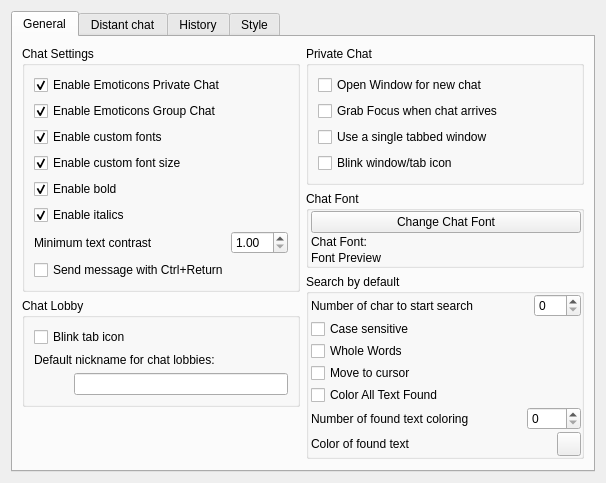
<?xml version="1.0" encoding="UTF-8"?>
<ui version="4.0">
 <class>ChatPage</class>
 <widget class="QWidget" name="ChatPage">
  <property name="geometry">
   <rect>
    <x>0</x>
    <y>0</y>
    <width>606</width>
    <height>477</height>
   </rect>
  </property>
  <layout class="QGridLayout" name="gridLayout_2">
   <item row="3" column="0">
    <widget class="QTabWidget" name="tabWidget">
     <property name="currentIndex">
      <number>0</number>
     </property>
     <widget class="QWidget" name="general">
      <attribute name="title">
       <string>General</string>
      </attribute>
      <layout class="QHBoxLayout" name="horizontalLayout_3">
       <item>
        <layout class="QVBoxLayout" name="verticalLayout_5">
         <item>
          <widget class="QGroupBox" name="groupBox">
           <property name="sizePolicy">
            <sizepolicy hsizetype="Expanding" vsizetype="Expanding">
             <horstretch>0</horstretch>
             <verstretch>0</verstretch>
            </sizepolicy>
           </property>
           <property name="title">
            <string>Chat Settings</string>
           </property>
           <layout class="QVBoxLayout" name="verticalLayout_3">
            <item>
             <widget class="QCheckBox" name="checkBox_emoteprivchat">
              <property name="text">
               <string>Enable Emoticons Private Chat</string>
              </property>
              <property name="checked">
               <bool>true</bool>
              </property>
             </widget>
            </item>
            <item>
             <widget class="QCheckBox" name="checkBox_emotegroupchat">
              <property name="text">
               <string>Enable Emoticons Group Chat</string>
              </property>
              <property name="checked">
               <bool>true</bool>
              </property>
             </widget>
            </item>
            <item>
             <widget class="QCheckBox" name="checkBox_enableCustomFonts">
              <property name="text">
               <string>Enable custom fonts</string>
              </property>
              <property name="checked">
               <bool>true</bool>
              </property>
             </widget>
            </item>
            <item>
             <widget class="QCheckBox" name="checkBox_enableCustomFontSize">
              <property name="text">
               <string>Enable custom font size</string>
              </property>
              <property name="checked">
               <bool>true</bool>
              </property>
             </widget>
            </item>
            <item>
             <widget class="QCheckBox" name="checkBox_enableBold">
              <property name="text">
               <string>Enable bold</string>
              </property>
              <property name="checked">
               <bool>true</bool>
              </property>
             </widget>
            </item>
            <item>
             <widget class="QCheckBox" name="checkBox_enableItalics">
              <property name="text">
               <string>Enable italics</string>
              </property>
              <property name="checked">
               <bool>true</bool>
              </property>
             </widget>
            </item>
            <item>
             <layout class="QHBoxLayout" name="horizontalLayout_40">
              <item>
               <widget class="QLabel" name="minimumContrastLabel">
                <property name="text">
                 <string>Minimum text contrast</string>
                </property>
               </widget>
              </item>
              <item>
               <spacer name="horizontalSpacer_2">
                <property name="orientation">
                 <enum>Qt::Horizontal</enum>
                </property>
                <property name="sizeHint" stdset="0">
                 <size>
                  <width>40</width>
                  <height>20</height>
                 </size>
                </property>
               </spacer>
              </item>
              <item>
               <widget class="QDoubleSpinBox" name="minimumContrast">
                <property name="minimum">
                 <double>1.000000000000000</double>
                </property>
                <property name="maximum">
                 <double>21.000000000000000</double>
                </property>
                <property name="singleStep">
                 <double>0.500000000000000</double>
                </property>
               </widget>
              </item>
             </layout>
            </item>
            <item>
             <widget class="QCheckBox" name="sendMessageWithCtrlReturn">
              <property name="text">
               <string>Send message with Ctrl+Return</string>
              </property>
             </widget>
            </item>
           </layout>
          </widget>
         </item>
         <item>
          <widget class="QGroupBox" name="chatLobbyGroupBox">
           <property name="title">
            <string>Chat Lobby</string>
           </property>
           <layout class="QVBoxLayout" name="verticalLayout_6">
            <item>
             <widget class="QCheckBox" name="chatLobby_Blink">
              <property name="text">
               <string>Blink tab icon</string>
              </property>
             </widget>
            </item>
            <item>
             <widget class="QLabel" name="label">
              <property name="text">
               <string>Default nickname for chat lobbies:</string>
              </property>
             </widget>
            </item>
            <item>
             <layout class="QHBoxLayout" name="nickNameLayout">
              <item>
               <spacer name="horizontalSpacer">
                <property name="orientation">
                 <enum>Qt::Horizontal</enum>
                </property>
                <property name="sizeType">
                 <enum>QSizePolicy::Maximum</enum>
                </property>
                <property name="sizeHint" stdset="0">
                 <size>
                  <width>40</width>
                  <height>20</height>
                 </size>
                </property>
               </spacer>
              </item>
              <item>
               <widget class="QLineEdit" name="chatLobbyNick_LE">
                <property name="sizePolicy">
                 <sizepolicy hsizetype="Expanding" vsizetype="Fixed">
                  <horstretch>0</horstretch>
                  <verstretch>0</verstretch>
                 </sizepolicy>
                </property>
               </widget>
              </item>
             </layout>
            </item>
           </layout>
          </widget>
         </item>
         <item>
          <spacer name="verticalSpacer_2">
           <property name="orientation">
            <enum>Qt::Vertical</enum>
           </property>
           <property name="sizeHint" stdset="0">
            <size>
             <width>20</width>
             <height>40</height>
            </size>
           </property>
          </spacer>
         </item>
        </layout>
       </item>
       <item>
        <layout class="QVBoxLayout" name="verticalLayout_2">
         <item>
          <widget class="QGroupBox" name="groupBox_2">
           <property name="title">
            <string>Private Chat</string>
           </property>
           <layout class="QVBoxLayout" name="_2">
            <item>
             <widget class="QCheckBox" name="chat_NewWindow">
              <property name="text">
               <string>Open Window for new chat</string>
              </property>
             </widget>
            </item>
            <item>
             <widget class="QCheckBox" name="chat_Focus">
              <property name="text">
               <string>Grab Focus when chat arrives</string>
              </property>
             </widget>
            </item>
            <item>
             <widget class="QCheckBox" name="chat_tabbedWindow">
              <property name="text">
               <string>Use a single tabbed window</string>
              </property>
             </widget>
            </item>
            <item>
             <widget class="QCheckBox" name="chat_Blink">
              <property name="text">
               <string>Blink window/tab icon</string>
              </property>
             </widget>
            </item>
           </layout>
          </widget>
         </item>
         <item>
          <widget class="QGroupBox" name="groupBoxIRCColors">
           <property name="title">
            <string>Chat Font</string>
           </property>
           <layout class="QVBoxLayout" name="verticalLayout_4">
            <property name="spacing">
             <number>2</number>
            </property>
            <property name="leftMargin">
             <number>2</number>
            </property>
            <property name="topMargin">
             <number>0</number>
            </property>
            <property name="rightMargin">
             <number>0</number>
            </property>
            <property name="bottomMargin">
             <number>0</number>
            </property>
            <item>
             <widget class="QPushButton" name="pushButtonChangeChatFont">
              <property name="text">
               <string>Change Chat Font</string>
              </property>
             </widget>
            </item>
            <item>
             <widget class="QLabel" name="labelChatFont">
              <property name="sizePolicy">
               <sizepolicy hsizetype="Fixed" vsizetype="Preferred">
                <horstretch>0</horstretch>
                <verstretch>0</verstretch>
               </sizepolicy>
              </property>
              <property name="text">
               <string>Chat Font:</string>
              </property>
             </widget>
            </item>
            <item>
             <widget class="QLabel" name="labelChatFontPreview">
              <property name="text">
               <string notr="true">Font Preview</string>
              </property>
             </widget>
            </item>
           </layout>
          </widget>
         </item>
         <item>
          <widget class="QGroupBox" name="groupBoxSearch">
           <property name="title">
            <string>Search by default</string>
           </property>
           <layout class="QVBoxLayout" name="vlSearch">
            <property name="spacing">
             <number>2</number>
            </property>
            <property name="leftMargin">
             <number>2</number>
            </property>
            <property name="topMargin">
             <number>0</number>
            </property>
            <property name="rightMargin">
             <number>0</number>
            </property>
            <property name="bottomMargin">
             <number>0</number>
            </property>
            <item>
             <layout class="QHBoxLayout" name="hlSearch_CharToStart">
              <item>
               <widget class="QLabel" name="lSearch_CharToStart">
                <property name="text">
                 <string>Number of char to start search</string>
                </property>
               </widget>
              </item>
              <item>
               <spacer name="hsSearch_CharToStart">
                <property name="orientation">
                 <enum>Qt::Horizontal</enum>
                </property>
                <property name="sizeHint" stdset="0">
                 <size>
                  <width>40</width>
                  <height>20</height>
                 </size>
                </property>
               </spacer>
              </item>
              <item>
               <widget class="QSpinBox" name="sbSearch_CharToStart">
                <property name="maximum">
                 <number>100</number>
                </property>
               </widget>
              </item>
             </layout>
            </item>
            <item>
             <widget class="QCheckBox" name="cbSearch_CaseSensitively">
              <property name="text">
               <string>Case sensitive</string>
              </property>
             </widget>
            </item>
            <item>
             <widget class="QCheckBox" name="cbSearch_WholeWords">
              <property name="text">
               <string>Whole Words</string>
              </property>
             </widget>
            </item>
            <item>
             <widget class="QCheckBox" name="cbSearch_MoveToCursor">
              <property name="text">
               <string>Move to cursor</string>
              </property>
             </widget>
            </item>
            <item>
             <widget class="QCheckBox" name="cbSearch_WithoutLimit">
              <property name="text">
               <string>Color All Text Found</string>
              </property>
             </widget>
            </item>
            <item>
             <layout class="QHBoxLayout" name="hlSearch_MaxLimitColor">
              <item>
               <widget class="QLabel" name="lSearch_MaxLimitColor">
                <property name="text">
                 <string>Number of found text coloring</string>
                </property>
               </widget>
              </item>
              <item>
               <spacer name="hsSearch_MaxLimitColor">
                <property name="orientation">
                 <enum>Qt::Horizontal</enum>
                </property>
                <property name="sizeHint" stdset="0">
                 <size>
                  <width>40</width>
                  <height>20</height>
                 </size>
                </property>
               </spacer>
              </item>
              <item>
               <widget class="QSpinBox" name="sbSearch_MaxLimitColor">
                <property name="maximum">
                 <number>1000</number>
                </property>
               </widget>
              </item>
             </layout>
            </item>
            <item>
             <layout class="QHBoxLayout" name="hlSearch_FoundColor">
              <item>
               <widget class="QLabel" name="lSearch_FoundColor">
                <property name="text">
                 <string>Color of found text</string>
                </property>
               </widget>
              </item>
              <item>
               <spacer name="hsSearch_FoundColor">
                <property name="orientation">
                 <enum>Qt::Horizontal</enum>
                </property>
                <property name="sizeHint" stdset="0">
                 <size>
                  <width>40</width>
                  <height>20</height>
                 </size>
                </property>
               </spacer>
              </item>
              <item>
               <widget class="QPushButton" name="btSearch_FoundColor">
                <property name="minimumSize">
                 <size>
                  <width>24</width>
                  <height>24</height>
                 </size>
                </property>
                <property name="maximumSize">
                 <size>
                  <width>24</width>
                  <height>24</height>
                 </size>
                </property>
                <property name="toolTip">
                 <string>Choose color of found text</string>
                </property>
               </widget>
              </item>
             </layout>
            </item>
           </layout>
          </widget>
         </item>
         <item>
          <spacer name="verticalSpacer">
           <property name="orientation">
            <enum>Qt::Vertical</enum>
           </property>
           <property name="sizeHint" stdset="0">
            <size>
             <width>20</width>
             <height>40</height>
            </size>
           </property>
          </spacer>
         </item>
        </layout>
       </item>
      </layout>
     </widget>
     <widget class="QWidget" name="distantChat">
      <attribute name="title">
       <string>Distant chat</string>
      </attribute>
      <layout class="QVBoxLayout" name="verticalLayout_7">
       <item>
        <widget class="QLabel" name="label_2">
         <property name="sizePolicy">
          <sizepolicy hsizetype="Preferred" vsizetype="Minimum">
           <horstretch>0</horstretch>
           <verstretch>0</verstretch>
          </sizepolicy>
         </property>
         <property name="text">
          <string>&lt;html&gt;&lt;head/&gt;&lt;body&gt;&lt;p align=&quot;justify&quot;&gt;Retroshare allows you to anonymously chat to nearby people beyond your friends in the network, using encrypted tunnels. In your personal invites list you keep chat links for people to contact you. In the &amp;quot;collected contacts&amp;quot; list, you keep such chat links that people sent you to contact them.&lt;/p&gt;&lt;/body&gt;&lt;/html&gt;</string>
         </property>
         <property name="textFormat">
          <enum>Qt::RichText</enum>
         </property>
         <property name="scaledContents">
          <bool>true</bool>
         </property>
         <property name="wordWrap">
          <bool>true</bool>
         </property>
        </widget>
       </item>
       <item>
        <widget class="QGroupBox" name="groupBox_3">
         <property name="sizePolicy">
          <sizepolicy hsizetype="Preferred" vsizetype="MinimumExpanding">
           <horstretch>0</horstretch>
           <verstretch>0</verstretch>
          </sizepolicy>
         </property>
         <property name="minimumSize">
          <size>
           <width>0</width>
           <height>100</height>
          </size>
         </property>
         <property name="title">
          <string>Your personal invites</string>
         </property>
         <layout class="QHBoxLayout" name="horizontalLayout_2">
          <item>
           <widget class="QListWidget" name="_personal_invites_LW">
            <property name="sizePolicy">
             <sizepolicy hsizetype="Expanding" vsizetype="Ignored">
              <horstretch>0</horstretch>
              <verstretch>0</verstretch>
             </sizepolicy>
            </property>
            <property name="contextMenuPolicy">
             <enum>Qt::CustomContextMenu</enum>
            </property>
           </widget>
          </item>
         </layout>
        </widget>
       </item>
       <item>
        <widget class="QGroupBox" name="groupBox_4">
         <property name="sizePolicy">
          <sizepolicy hsizetype="Preferred" vsizetype="MinimumExpanding">
           <horstretch>0</horstretch>
           <verstretch>0</verstretch>
          </sizepolicy>
         </property>
         <property name="title">
          <string>Collected contacts</string>
         </property>
         <layout class="QHBoxLayout" name="horizontalLayout_4">
          <item>
           <widget class="QListWidget" name="_collected_contacts_LW">
            <property name="sizePolicy">
             <sizepolicy hsizetype="Expanding" vsizetype="Ignored">
              <horstretch>0</horstretch>
              <verstretch>0</verstretch>
             </sizepolicy>
            </property>
            <property name="minimumSize">
             <size>
              <width>0</width>
              <height>100</height>
             </size>
            </property>
            <property name="contextMenuPolicy">
             <enum>Qt::CustomContextMenu</enum>
            </property>
           </widget>
          </item>
         </layout>
        </widget>
       </item>
      </layout>
     </widget>
     <widget class="QWidget" name="history">
      <attribute name="title">
       <string>History</string>
      </attribute>
      <layout class="QVBoxLayout" name="verticalLayout">
       <item>
        <widget class="QLabel" name="label_8">
         <property name="sizePolicy">
          <sizepolicy hsizetype="Preferred" vsizetype="Minimum">
           <horstretch>0</horstretch>
           <verstretch>0</verstretch>
          </sizepolicy>
         </property>
         <property name="text">
          <string>&lt;html&gt;&lt;head/&gt;&lt;body&gt;&lt;p align=&quot;justify&quot;&gt;In this tab you can setup how many chat messages Retroshare will keep saved on the disc and how much of the previous conversation it will display, for the different chat systems. The max storage period allows to discard old messages and prevents the chat history from filling up with volatile chat (e.g. chat lobbies and distant chat).&lt;/p&gt;&lt;/body&gt;&lt;/html&gt;</string>
         </property>
         <property name="textFormat">
          <enum>Qt::RichText</enum>
         </property>
         <property name="scaledContents">
          <bool>true</bool>
         </property>
         <property name="wordWrap">
          <bool>true</bool>
         </property>
        </widget>
       </item>
       <item>
        <layout class="QHBoxLayout" name="horizontalLayout_6">
         <item>
          <layout class="QGridLayout" name="gridLayout">
           <item row="0" column="1">
            <widget class="QLabel" name="label_4">
             <property name="font">
              <font>
               <weight>75</weight>
               <bold>true</bold>
              </font>
             </property>
             <property name="text">
              <string>Group chat</string>
             </property>
            </widget>
           </item>
           <item row="0" column="2">
            <widget class="QLabel" name="label_5">
             <property name="font">
              <font>
               <weight>75</weight>
               <bold>true</bold>
              </font>
             </property>
             <property name="text">
              <string>Private chat</string>
             </property>
            </widget>
           </item>
           <item row="0" column="3">
            <widget class="QLabel" name="label_6">
             <property name="font">
              <font>
               <weight>75</weight>
               <bold>true</bold>
              </font>
             </property>
             <property name="text">
              <string>Chatlobbies</string>
             </property>
            </widget>
           </item>
           <item row="1" column="0">
            <widget class="QLabel" name="label_7">
             <property name="layoutDirection">
              <enum>Qt::LeftToRight</enum>
             </property>
             <property name="text">
              <string>Enabled:</string>
             </property>
             <property name="alignment">
              <set>Qt::AlignRight|Qt::AlignTrailing|Qt::AlignVCenter</set>
             </property>
            </widget>
           </item>
           <item row="1" column="1">
            <widget class="QCheckBox" name="publicChatEnable">
             <property name="text">
              <string/>
             </property>
            </widget>
           </item>
           <item row="1" column="2">
            <widget class="QCheckBox" name="privateChatEnable">
             <property name="text">
              <string/>
             </property>
            </widget>
           </item>
           <item row="1" column="3">
            <widget class="QCheckBox" name="lobbyChatEnable">
             <property name="text">
              <string/>
             </property>
            </widget>
           </item>
           <item row="2" column="0">
            <widget class="QLabel" name="label1">
             <property name="text">
              <string>Saved messages (0 = unlimited):</string>
             </property>
             <property name="alignment">
              <set>Qt::AlignRight|Qt::AlignTrailing|Qt::AlignVCenter</set>
             </property>
            </widget>
           </item>
           <item row="2" column="1">
            <widget class="QSpinBox" name="publicChatSaveCount">
             <property name="maximumSize">
              <size>
               <width>60</width>
               <height>16777215</height>
              </size>
             </property>
             <property name="suffix">
              <string/>
             </property>
             <property name="prefix">
              <string/>
             </property>
             <property name="maximum">
              <number>1000000000</number>
             </property>
            </widget>
           </item>
           <item row="2" column="2">
            <widget class="QSpinBox" name="privateChatSaveCount">
             <property name="maximumSize">
              <size>
               <width>60</width>
               <height>16777215</height>
              </size>
             </property>
             <property name="suffix">
              <string/>
             </property>
             <property name="prefix">
              <string/>
             </property>
             <property name="maximum">
              <number>1000000000</number>
             </property>
            </widget>
           </item>
           <item row="2" column="3">
            <widget class="QSpinBox" name="lobbyChatSaveCount">
             <property name="maximumSize">
              <size>
               <width>60</width>
               <height>16777215</height>
              </size>
             </property>
             <property name="suffix">
              <string/>
             </property>
             <property name="prefix">
              <string/>
             </property>
             <property name="maximum">
              <number>1000000000</number>
             </property>
            </widget>
           </item>
           <item row="3" column="0">
            <widget class="QLabel" name="label2">
             <property name="text">
              <string>Number of messages restored  (0 = off):</string>
             </property>
             <property name="alignment">
              <set>Qt::AlignRight|Qt::AlignTrailing|Qt::AlignVCenter</set>
             </property>
            </widget>
           </item>
           <item row="3" column="1">
            <widget class="QSpinBox" name="publicChatLoadCount">
             <property name="maximumSize">
              <size>
               <width>60</width>
               <height>16777215</height>
              </size>
             </property>
             <property name="maximum">
              <number>20</number>
             </property>
            </widget>
           </item>
           <item row="3" column="2">
            <widget class="QSpinBox" name="privateChatLoadCount">
             <property name="maximumSize">
              <size>
               <width>60</width>
               <height>16777215</height>
              </size>
             </property>
             <property name="maximum">
              <number>20</number>
             </property>
            </widget>
           </item>
           <item row="3" column="3">
            <widget class="QSpinBox" name="lobbyChatLoadCount">
             <property name="maximumSize">
              <size>
               <width>60</width>
               <height>16777215</height>
              </size>
             </property>
             <property name="maximum">
              <number>20</number>
             </property>
            </widget>
           </item>
          </layout>
         </item>
         <item>
          <spacer name="horizontalSpacer_4">
           <property name="orientation">
            <enum>Qt::Horizontal</enum>
           </property>
           <property name="sizeHint" stdset="0">
            <size>
             <width>40</width>
             <height>20</height>
            </size>
           </property>
          </spacer>
         </item>
        </layout>
       </item>
       <item>
        <widget class="QGroupBox" name="groupBox_5">
         <property name="title">
          <string>General</string>
         </property>
         <layout class="QVBoxLayout" name="verticalLayout_8">
          <item>
           <layout class="QHBoxLayout" name="horizontalLayout_5">
            <item>
             <widget class="QLabel" name="label_3">
              <property name="text">
               <string>Maximum storage period, in days (0=keep all):</string>
              </property>
             </widget>
            </item>
            <item>
             <widget class="QSpinBox" name="max_storage_period"/>
            </item>
            <item>
             <spacer name="horizontalSpacer_3">
              <property name="orientation">
               <enum>Qt::Horizontal</enum>
              </property>
              <property name="sizeHint" stdset="0">
               <size>
                <width>40</width>
                <height>20</height>
               </size>
              </property>
             </spacer>
            </item>
           </layout>
          </item>
         </layout>
        </widget>
       </item>
       <item>
        <spacer name="verticalSpacer_4">
         <property name="orientation">
          <enum>Qt::Vertical</enum>
         </property>
         <property name="sizeHint" stdset="0">
          <size>
           <width>20</width>
           <height>40</height>
          </size>
         </property>
        </spacer>
       </item>
      </layout>
     </widget>
     <widget class="QWidget" name="style">
      <attribute name="title">
       <string>Style</string>
      </attribute>
      <layout class="QHBoxLayout" name="horizontalLayout">
       <item>
        <widget class="QTabWidget" name="styleTabWidget">
         <property name="tabPosition">
          <enum>QTabWidget::North</enum>
         </property>
         <property name="currentIndex">
          <number>1</number>
         </property>
         <widget class="QWidget" name="publicTab">
          <attribute name="title">
           <string>Group chat</string>
          </attribute>
          <layout class="QVBoxLayout" name="publicLayout_1">
           <item>
            <layout class="QHBoxLayout" name="publiclLayout_2">
             <item>
              <layout class="QVBoxLayout" name="publicLayout_3">
               <item>
                <widget class="QListWidget" name="publicList">
                 <property name="sizePolicy">
                  <sizepolicy hsizetype="Fixed" vsizetype="Preferred">
                   <horstretch>0</horstretch>
                   <verstretch>0</verstretch>
                  </sizepolicy>
                 </property>
                 <property name="maximumSize">
                  <size>
                   <width>170</width>
                   <height>16777215</height>
                  </size>
                 </property>
                </widget>
               </item>
               <item>
                <layout class="QHBoxLayout" name="publicLayout_4">
                 <item>
                  <widget class="QLabel" name="publicLabelVariant">
                   <property name="sizePolicy">
                    <sizepolicy hsizetype="Maximum" vsizetype="Maximum">
                     <horstretch>0</horstretch>
                     <verstretch>0</verstretch>
                    </sizepolicy>
                   </property>
                   <property name="text">
                    <string>Variant</string>
                   </property>
                  </widget>
                 </item>
                 <item>
                  <widget class="QComboBox" name="publicComboBoxVariant">
                   <property name="sizePolicy">
                    <sizepolicy hsizetype="Preferred" vsizetype="Fixed">
                     <horstretch>0</horstretch>
                     <verstretch>0</verstretch>
                    </sizepolicy>
                   </property>
                  </widget>
                 </item>
                </layout>
               </item>
              </layout>
             </item>
             <item>
              <widget class="QTextBrowser" name="publicPreview">
               <property name="sizePolicy">
                <sizepolicy hsizetype="Expanding" vsizetype="Expanding">
                 <horstretch>0</horstretch>
                 <verstretch>0</verstretch>
                </sizepolicy>
               </property>
              </widget>
             </item>
            </layout>
           </item>
           <item>
            <layout class="QHBoxLayout" name="publicInfoLayout">
             <item>
              <layout class="QVBoxLayout" name="publicLabelLayout">
               <property name="sizeConstraint">
                <enum>QLayout::SetFixedSize</enum>
               </property>
               <item>
                <widget class="QLabel" name="labelPublicAuthor">
                 <property name="sizePolicy">
                  <sizepolicy hsizetype="Preferred" vsizetype="Preferred">
                   <horstretch>0</horstretch>
                   <verstretch>0</verstretch>
                  </sizepolicy>
                 </property>
                 <property name="text">
                  <string>Author:</string>
                 </property>
                </widget>
               </item>
               <item>
                <widget class="QLabel" name="labelPublicDescription">
                 <property name="sizePolicy">
                  <sizepolicy hsizetype="Preferred" vsizetype="Preferred">
                   <horstretch>0</horstretch>
                   <verstretch>0</verstretch>
                  </sizepolicy>
                 </property>
                 <property name="text">
                  <string>Description:</string>
                 </property>
                </widget>
               </item>
              </layout>
             </item>
             <item>
              <layout class="QVBoxLayout" name="publicLayout">
               <item>
                <widget class="QLabel" name="publicAuthor">
                 <property name="sizePolicy">
                  <sizepolicy hsizetype="MinimumExpanding" vsizetype="Preferred">
                   <horstretch>0</horstretch>
                   <verstretch>0</verstretch>
                  </sizepolicy>
                 </property>
                 <property name="text">
                  <string notr="true">Author</string>
                 </property>
                </widget>
               </item>
               <item>
                <widget class="QLabel" name="publicDescription">
                 <property name="sizePolicy">
                  <sizepolicy hsizetype="MinimumExpanding" vsizetype="Preferred">
                   <horstretch>0</horstretch>
                   <verstretch>0</verstretch>
                  </sizepolicy>
                 </property>
                 <property name="text">
                  <string notr="true">Description</string>
                 </property>
                </widget>
               </item>
              </layout>
             </item>
            </layout>
           </item>
          </layout>
         </widget>
         <widget class="QWidget" name="privateTab">
          <attribute name="title">
           <string>Private chat</string>
          </attribute>
          <layout class="QVBoxLayout" name="privateLayout_1">
           <item>
            <layout class="QHBoxLayout" name="privatelLayout_2">
             <item>
              <layout class="QVBoxLayout" name="privateLayout_3">
               <item>
                <widget class="QListWidget" name="privateList">
                 <property name="sizePolicy">
                  <sizepolicy hsizetype="Fixed" vsizetype="Preferred">
                   <horstretch>0</horstretch>
                   <verstretch>0</verstretch>
                  </sizepolicy>
                 </property>
                 <property name="maximumSize">
                  <size>
                   <width>170</width>
                   <height>16777215</height>
                  </size>
                 </property>
                </widget>
               </item>
               <item>
                <layout class="QHBoxLayout" name="privateLayout_4">
                 <item>
                  <widget class="QLabel" name="privateLabelVariant">
                   <property name="sizePolicy">
                    <sizepolicy hsizetype="Maximum" vsizetype="Maximum">
                     <horstretch>0</horstretch>
                     <verstretch>0</verstretch>
                    </sizepolicy>
                   </property>
                   <property name="text">
                    <string>Variant</string>
                   </property>
                  </widget>
                 </item>
                 <item>
                  <widget class="QComboBox" name="privateComboBoxVariant">
                   <property name="sizePolicy">
                    <sizepolicy hsizetype="Preferred" vsizetype="Fixed">
                     <horstretch>0</horstretch>
                     <verstretch>0</verstretch>
                    </sizepolicy>
                   </property>
                  </widget>
                 </item>
                </layout>
               </item>
              </layout>
             </item>
             <item>
              <widget class="QTextBrowser" name="privatePreview">
               <property name="sizePolicy">
                <sizepolicy hsizetype="Expanding" vsizetype="Expanding">
                 <horstretch>0</horstretch>
                 <verstretch>0</verstretch>
                </sizepolicy>
               </property>
              </widget>
             </item>
            </layout>
           </item>
           <item>
            <layout class="QHBoxLayout" name="privateInfoLayout">
             <item>
              <layout class="QVBoxLayout" name="privateLabelLayout">
               <property name="sizeConstraint">
                <enum>QLayout::SetFixedSize</enum>
               </property>
               <item>
                <widget class="QLabel" name="labelPrivateAuthor">
                 <property name="sizePolicy">
                  <sizepolicy hsizetype="Preferred" vsizetype="Preferred">
                   <horstretch>0</horstretch>
                   <verstretch>0</verstretch>
                  </sizepolicy>
                 </property>
                 <property name="text">
                  <string>Author:</string>
                 </property>
                </widget>
               </item>
               <item>
                <widget class="QLabel" name="labelPrivateDescription">
                 <property name="sizePolicy">
                  <sizepolicy hsizetype="Preferred" vsizetype="Preferred">
                   <horstretch>0</horstretch>
                   <verstretch>0</verstretch>
                  </sizepolicy>
                 </property>
                 <property name="text">
                  <string>Description:</string>
                 </property>
                </widget>
               </item>
              </layout>
             </item>
             <item>
              <layout class="QVBoxLayout" name="privateLayout">
               <item>
                <widget class="QLabel" name="privateAuthor">
                 <property name="sizePolicy">
                  <sizepolicy hsizetype="MinimumExpanding" vsizetype="Preferred">
                   <horstretch>0</horstretch>
                   <verstretch>0</verstretch>
                  </sizepolicy>
                 </property>
                 <property name="text">
                  <string notr="true">Author</string>
                 </property>
                </widget>
               </item>
               <item>
                <widget class="QLabel" name="privateDescription">
                 <property name="sizePolicy">
                  <sizepolicy hsizetype="MinimumExpanding" vsizetype="Preferred">
                   <horstretch>0</horstretch>
                   <verstretch>0</verstretch>
                  </sizepolicy>
                 </property>
                 <property name="text">
                  <string notr="true">Description</string>
                 </property>
                </widget>
               </item>
              </layout>
             </item>
            </layout>
           </item>
          </layout>
         </widget>
         <widget class="QWidget" name="historyTab">
          <attribute name="title">
           <string>History</string>
          </attribute>
          <layout class="QVBoxLayout" name="historyLayout_1">
           <item>
            <layout class="QHBoxLayout" name="historylLayout_2">
             <item>
              <layout class="QVBoxLayout" name="historyLayout_3">
               <item>
                <widget class="QListWidget" name="historyList">
                 <property name="sizePolicy">
                  <sizepolicy hsizetype="Fixed" vsizetype="Preferred">
                   <horstretch>0</horstretch>
                   <verstretch>0</verstretch>
                  </sizepolicy>
                 </property>
                 <property name="maximumSize">
                  <size>
                   <width>170</width>
                   <height>16777215</height>
                  </size>
                 </property>
                </widget>
               </item>
               <item>
                <layout class="QHBoxLayout" name="historyLayout_4">
                 <item>
                  <widget class="QLabel" name="historyLabelVariant">
                   <property name="sizePolicy">
                    <sizepolicy hsizetype="Maximum" vsizetype="Maximum">
                     <horstretch>0</horstretch>
                     <verstretch>0</verstretch>
                    </sizepolicy>
                   </property>
                   <property name="text">
                    <string>Variant</string>
                   </property>
                  </widget>
                 </item>
                 <item>
                  <widget class="QComboBox" name="historyComboBoxVariant">
                   <property name="sizePolicy">
                    <sizepolicy hsizetype="Preferred" vsizetype="Fixed">
                     <horstretch>0</horstretch>
                     <verstretch>0</verstretch>
                    </sizepolicy>
                   </property>
                  </widget>
                 </item>
                </layout>
               </item>
              </layout>
             </item>
             <item>
              <widget class="QTextBrowser" name="historyPreview">
               <property name="sizePolicy">
                <sizepolicy hsizetype="Expanding" vsizetype="Expanding">
                 <horstretch>0</horstretch>
                 <verstretch>0</verstretch>
                </sizepolicy>
               </property>
              </widget>
             </item>
            </layout>
           </item>
           <item>
            <layout class="QHBoxLayout" name="historyInfoLayout">
             <item>
              <layout class="QVBoxLayout" name="historyLabelLayout">
               <property name="sizeConstraint">
                <enum>QLayout::SetFixedSize</enum>
               </property>
               <item>
                <widget class="QLabel" name="labelHistoryAuthor">
                 <property name="sizePolicy">
                  <sizepolicy hsizetype="Preferred" vsizetype="Preferred">
                   <horstretch>0</horstretch>
                   <verstretch>0</verstretch>
                  </sizepolicy>
                 </property>
                 <property name="text">
                  <string>Author:</string>
                 </property>
                </widget>
               </item>
               <item>
                <widget class="QLabel" name="labelHistoryDescription">
                 <property name="sizePolicy">
                  <sizepolicy hsizetype="Preferred" vsizetype="Preferred">
                   <horstretch>0</horstretch>
                   <verstretch>0</verstretch>
                  </sizepolicy>
                 </property>
                 <property name="text">
                  <string>Description:</string>
                 </property>
                </widget>
               </item>
              </layout>
             </item>
             <item>
              <layout class="QVBoxLayout" name="historyLayout">
               <item>
                <widget class="QLabel" name="historyAuthor">
                 <property name="sizePolicy">
                  <sizepolicy hsizetype="MinimumExpanding" vsizetype="Preferred">
                   <horstretch>0</horstretch>
                   <verstretch>0</verstretch>
                  </sizepolicy>
                 </property>
                 <property name="text">
                  <string notr="true">Author</string>
                 </property>
                </widget>
               </item>
               <item>
                <widget class="QLabel" name="historyDescription">
                 <property name="sizePolicy">
                  <sizepolicy hsizetype="MinimumExpanding" vsizetype="Preferred">
                   <horstretch>0</horstretch>
                   <verstretch>0</verstretch>
                  </sizepolicy>
                 </property>
                 <property name="text">
                  <string notr="true">Description</string>
                 </property>
                </widget>
               </item>
              </layout>
             </item>
            </layout>
           </item>
          </layout>
         </widget>
        </widget>
       </item>
      </layout>
     </widget>
    </widget>
   </item>
  </layout>
 </widget>
 <resources/>
 <connections/>
</ui>
